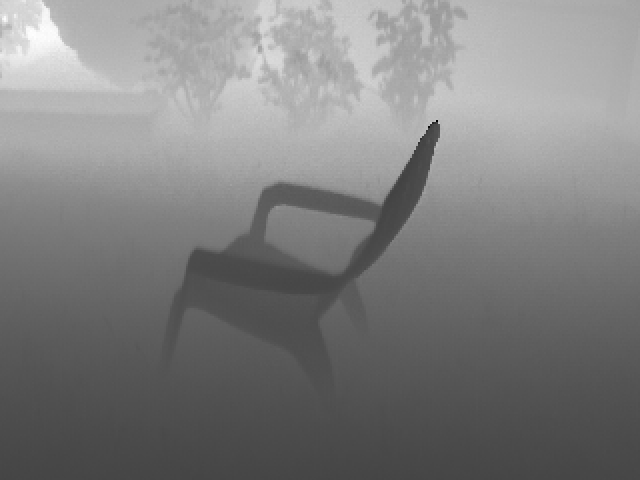
%> input picture oyla-datasets/Chair/zmap_png/oyla_0000.png, 640 x 480 px
$ octave singularOutlierHighlighting.m   (GNU Octave 9; MATLAB toolbox functions it lacks are replaced by stand-ins)
%> lines starting %> are read from the running program, lines starting %| are printed output that depends on the picture; in (x1, y1, x2, y2) boxes, pixels count from 0 and x2, y2 are one past the last pixel; in counts of white or black regions, pixels touching at a corner belong together; the program's own positions count from 1
%> further down, depthImage is the input picture: size 480x640 uint16; min 0, max 7413, mean 3716.4
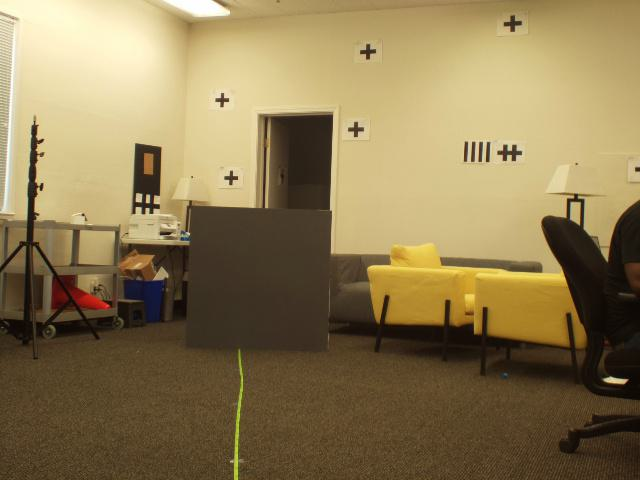
%> input picture oyla-datasets/Office/6m/rgb_jpg/oyla_0000.jpg, 640 x 480 px
%> further down, RGBImage is the input picture: size 480x640x3 uint8; mean R, G, B 140.8, 122.4, 82.6
### attempt2/calculate_sum_matrix_depth.m
function [s] = calculate_sum_matrix_depth(d, ws)
%> called with ws = 5
if nargin < 2
    ws = 2;
end

d = im2double(d);

[h, w] = size(d);
%> h = 480; w = 640
s = zeros(h, w);

for i = 1:h
    for j = 1:w

        % calculate valid window indices
        row_min = max(1, i - ws);
        row_max = min(h, i + ws);
        col_min = max(1, j - ws);
        col_max = min(w, j + ws);

        % calculate window and absolute differences
        window = d(row_min:row_max, col_min:col_max);
        d_ij = d(i, j) * ones(size(window));
        abs_diffs = abs(window - d_ij);

        s(i, j) = sum(sum(abs_diffs));

    end
end
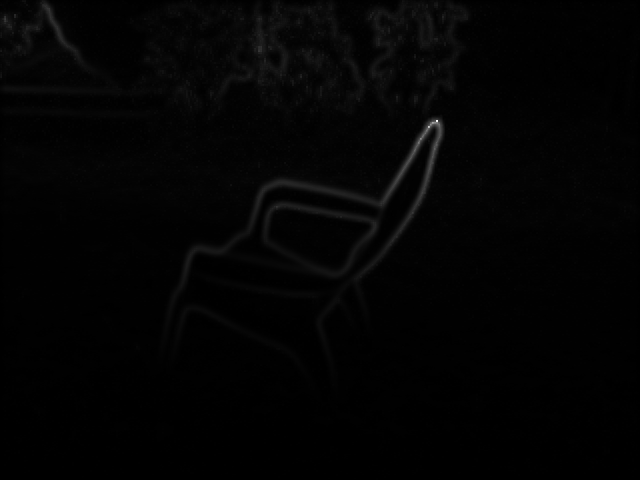
%> s: size 480x640 double; min 0.00519, max 8.23, mean 0.124; drawn with min black and max white

end

### attempt2/find_outliers.m
function [outliers, count] = find_outliers(sum_matrix, n_clusters)
%> called with n_clusters = 2
    close all;
    [r,c] = size(sum_matrix);
%> r = 480; c = 640
    %Create a histogram of the sum_matrix's values
    sHist = sum_matrix(:);

    %I need to now apply Kmeans clustering onto the sum matrix
    labels = kmeans(sHist, n_clusters);

    %I now need to find the highest mean-valued cluster
    outliers = false(size(sum_matrix));

    mean_vals = arrayfun(@(i) mean(sHist(labels == i)), 1:n_clusters);
%> mean_vals = [0.09 0.713]
    [~, highest_cluster_idx] = max(mean_vals);
%> highest_cluster_idx = 2

    % Find the indices of the outliers
    outlier_indices = find(labels == highest_cluster_idx);
%> outlier_indices = 16707 values from 19 to 231060
    % n = length(outlier_indices);
    % perm = randperm(n);
    % outlier_indices = sort(outlier_indices(perm(1:20)));
    count = numel(outlier_indices);
%> count = 16707

    %I now need to get the indices of the outliers
    outliers = outliers(:);
%> outliers = 307200 logical values, 0 true
    outliers(outlier_indices) = true;
    outliers = reshape(outliers, [r c]);
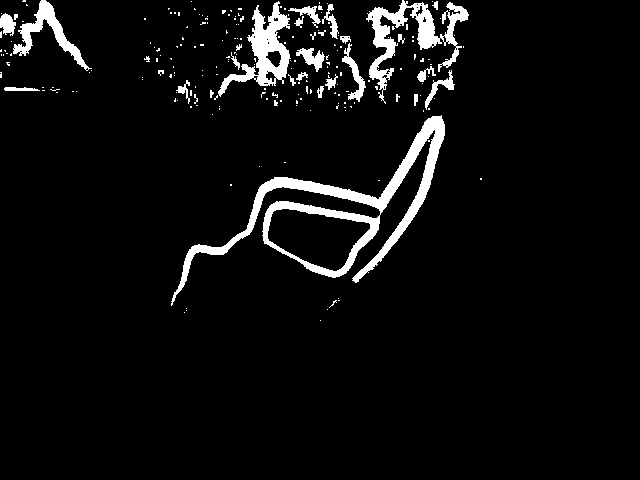
%> outliers: size 480x640 logical; 5.4% white; 211 white regions (181 under 20 px), largest, box (x1, y1, x2, y2) and area: (171, 115, 445, 306) 6954, (366, 0, 469, 104) 2779, (218, 1, 291, 97) 2295

end

### attempt2/OYLA_Intrinsic.m
function intrinsic = OYLA_Intrinsic(depth_img)

height = size(depth_img, 1);
width = size(depth_img, 2);
fov_angle=33;
fov_angle_o=44;
alpha = fov_angle*pi/180;
beta = fov_angle_o*pi/180;

fl_h = height/2*(1/tan(alpha/2));
fl_w = width/2*(1/tan(beta/2));

% disp(fl_h)
% disp(fl_w)

% Generate intrinsic matrix
intrinsic = [fl_w, 0, width/2; 0, fl_h, height/2; 0, 0, 1];

end

### attempt2/singularOutlierHighlighting.m
depthImage = imread('/Users/bilalbevab/Desktop/personalwork/sadidentification/oyla-datasets/Office/6m/zmap_png/oyla_0000.png');
RGBImage = imread('/Users/bilalbevab/Desktop/personalwork/sadidentification/oyla-datasets/Office/6m/rgb_jpg/oyla_0000.jpg');

% displays 2-D color image
imshow(RGBImage);

SADMatrix = calculate_sum_matrix_depth(depthImage, 5);
[outliers, ~] = find_outliers(SADMatrix, 2); %% 2 seems to be most optimal

red = RGBImage(:, :, 1);
green = RGBImage(:, :, 2);
blue = RGBImage(:, :, 3);

red(outliers == 1) = 255;
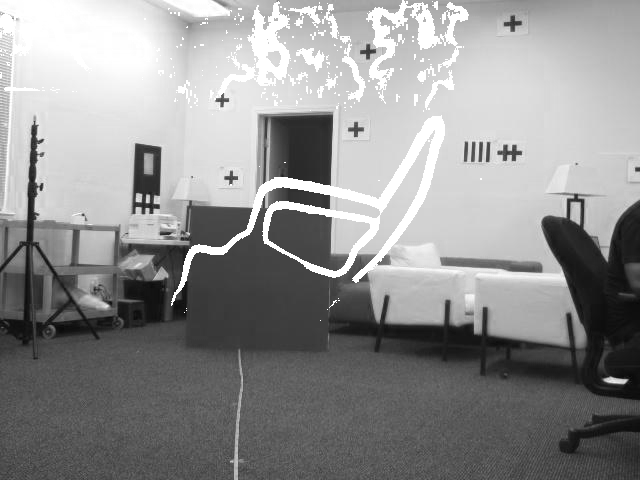
%> red: size 480x640 uint8; min 6, max 255, mean 144.8
green(outliers == 1) = 0;
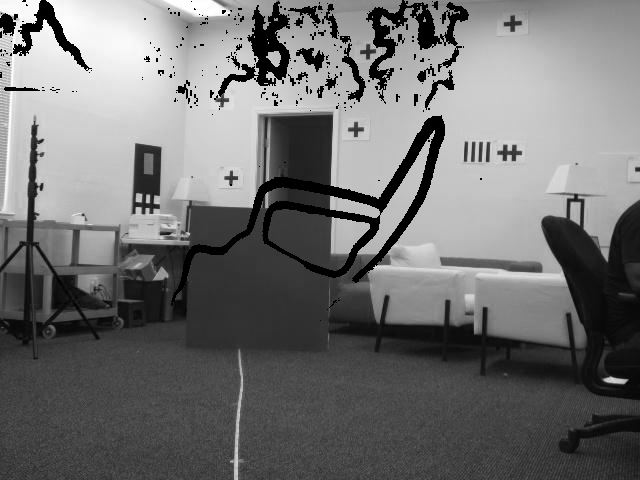
%> green: size 480x640 uint8; min 0, max 255, mean 113.6
blue(outliers == 1) = 0;
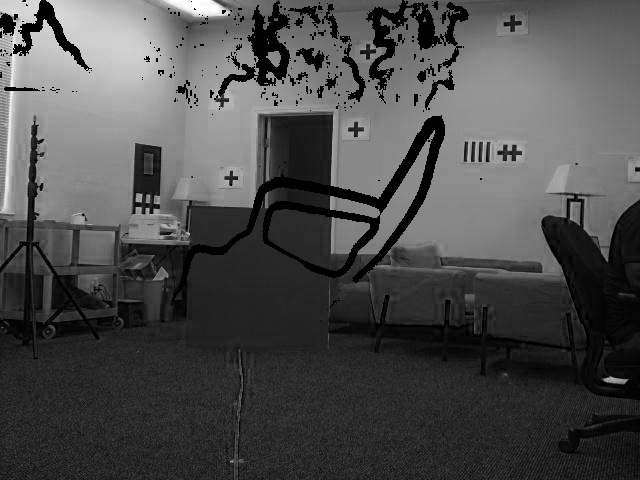
%> blue: size 480x640 uint8; min 0, max 255, mean 76.3

RGBImage(:, :, 1) = red;
RGBImage(:, :, 2) = green;
RGBImage(:, :, 3)= blue;
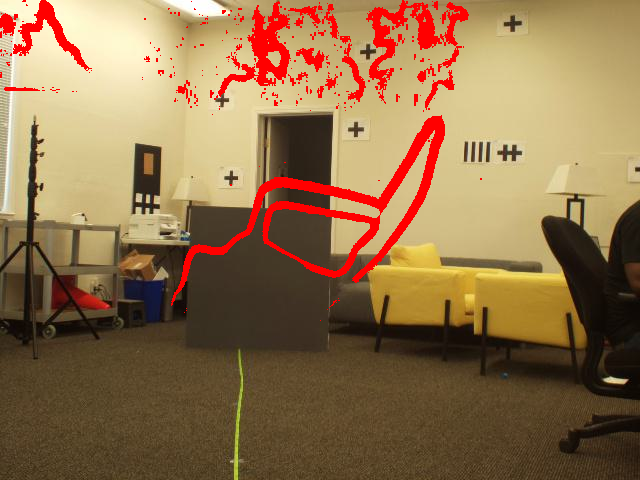
%> RGBImage: size 480x640x3 uint8; mean R, G, B 144.8, 113.6, 76.3
markedRGB = uint8(RGBImage);

% displays marked 2-D color image
imshow(markedRGB);

% intrinsic matrix from function
oylainstrinics = OYLA_Intrinsic(depthImage);
%> oylainstrinics = [792 0 320; 0 810.2 240; 0 0 1]

% constructs intrinsic object using matrix data
%> (the run ends here)
